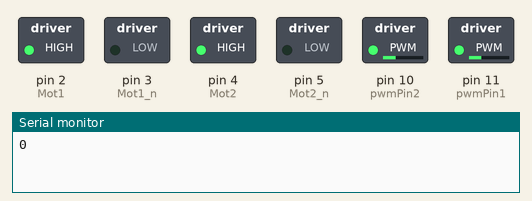
Simulated run of this sketch. Board: Arduino Uno, built with avr-gcc and run on an emulated ATmega328P. Parts: switched loads named in the sketch (green lamp = pin HIGH), the last lines printed to the serial monitor. At 6.7 s the program stops and its outputs stay as they are.

Above: at 0.2 s.
At 0.87 s:
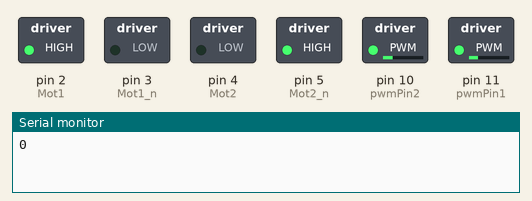
At 2.79 s:
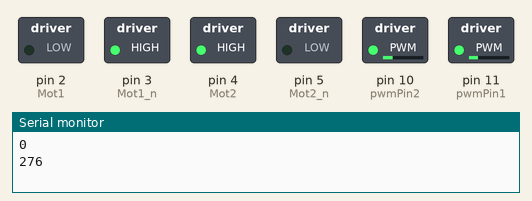
At 4.5 s:
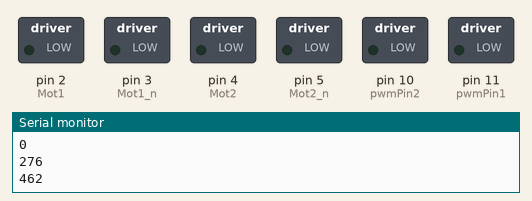
Timing chart, 0 to 6.0 s (numbered marks = the images above):
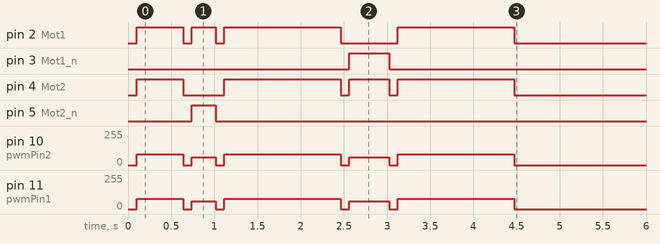

Measured:
- by itself, pin 2 (Mot1): LOW → HIGH at 0.10 s, → LOW 0.54 s later, → HIGH 0.10 s later, → LOW 0.28 s later, … (8 changes in this stretch)
- by itself, pin 3 (Mot1_n): LOW → HIGH at 2.6 s, → LOW 0.46 s later
- by itself, pin 4 (Mot2): LOW → HIGH at 0.10 s, → LOW 0.54 s later, → HIGH 0.48 s later, → LOW 1.3 s later, … (8 changes in this stretch)
- by itself, pin 5 (Mot2_n): LOW → HIGH at 0.74 s, → LOW 0.28 s later
- by itself, pin 10 (pwmPin2): 0/255 → 80/255 at 0.10 s, → 0/255 0.54 s later, → 60/255 0.10 s later, → 0/255 0.28 s later, … (10 changes in this stretch)
- by itself, pin 11 (pwmPin1): 0/255 → 77/255 at 0.10 s, → 0/255 0.54 s later, → 57/255 0.10 s later, → 0/255 0.28 s later, … (10 changes in this stretch)

The sketch:

pruebaMotor.ino
```cpp
int Mot1 = 2;         // Derecha giro adelante        |||||Mot1 -> motor derecho   Mot2 -> Motor izquierdo|||||
int Mot1_n = 3;       // Derecha giro atrás
int Mot2 = 4;         // Izquierda giro adelante
int Mot2_n = 5;       // Izquierda giro atrás
int pwmPin1 = 11;     // Señal PWM para motor 1
int pwmPin2 = 10;     // Señal PWM para motor 2
                      // Motor 1 avanza con PWM: 25 - 29
                      // Motor 2 avanza con PWM: 33 -35


void setup() {
  Serial.begin(9600);
  pinMode(Mot1, OUTPUT);
  pinMode(Mot1_n, OUTPUT);
  pinMode(Mot2, OUTPUT);
  pinMode(Mot2_n, OUTPUT);
}

void loop() {
  /*digitalWrite(Mot1, LOW);
  digitalWrite(Mot1_n, HIGH);
  digitalWrite(Mot2, HIGH);
  digitalWrite(Mot2_n, LOW);

  analogWrite(pwmPin1, 57);
  analogWrite(pwmPin2, 60);
  */
  move_robot(0.20, 0);
  move_robot(0.50, -90);
  move_robot(0.50, 90);
  stop_robot();
  while(true){
    delay(1000);
  }
}

void move_robot(float distancia, float angulo){
  int Tv_izq = 1107;
  int Tv_der = 1850;
  int Tr = 2698;
  int tiempo = 0;

  //Una vuelta de 360 grados la da en Tv segundos
  //Si nos manda un ángulo tetha, el tiempo que tiene que estar prendido es (theta/360)*Tv
  //Calculamos así el tiempo y se da con un delay


  if(angulo > 0){
    digitalWrite(Mot1, LOW);
    digitalWrite(Mot1_n, HIGH);
    digitalWrite(Mot2, HIGH);
    digitalWrite(Mot2_n, LOW);
    tiempo = abs(angulo*Tv_der/360);
  }
  else{
    digitalWrite(Mot1, HIGH);
    digitalWrite(Mot1_n, LOW);
    digitalWrite(Mot2, LOW);
    digitalWrite(Mot2_n, HIGH);
    tiempo = abs(angulo*Tv_izq/360);
  }


  analogWrite(pwmPin1, 57);
  analogWrite(pwmPin2, 60);
  delay(tiempo);
  Serial.println(tiempo);
  stop_robot();

  //Una distancia de 1 metro lo recorre en Tr segundos
  //Si nos da una distancia D, el tiempo que tiene que estar prendido es (D/1m)*Tr
  //Calculamos así el tiempo y se da con un delay
  tiempo = distancia*Tr;

  digitalWrite(Mot1, HIGH);
  digitalWrite(Mot1_n, LOW);
  digitalWrite(Mot2, HIGH);
  digitalWrite(Mot2_n, LOW);
  analogWrite(pwmPin1, 77);
  analogWrite(pwmPin2, 80);
  delay(tiempo);
  stop_robot();

}

void stop_robot(){
  digitalWrite(Mot1, LOW);
  digitalWrite(Mot1_n, LOW);
  digitalWrite(Mot2, LOW);
  digitalWrite(Mot2_n, LOW);
  analogWrite(pwmPin1, 0);
  analogWrite(pwmPin2, 0);
  delay(100);
}
```
